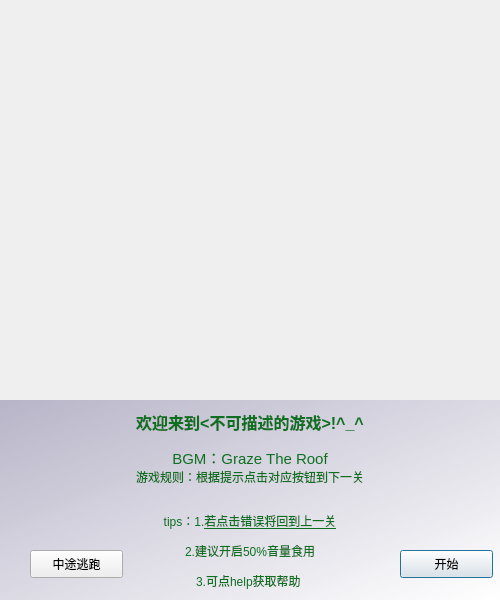
<?xml version="1.0" encoding="UTF-8"?>
<ui version="4.0">
 <class>Dialog</class>
 <widget class="QDialog" name="Dialog">
  <property name="enabled">
   <bool>true</bool>
  </property>
  <property name="geometry">
   <rect>
    <x>0</x>
    <y>0</y>
    <width>500</width>
    <height>600</height>
   </rect>
  </property>
  <property name="minimumSize">
   <size>
    <width>458</width>
    <height>300</height>
   </size>
  </property>
  <property name="cursor">
   <cursorShape>OpenHandCursor</cursorShape>
  </property>
  <property name="mouseTracking">
   <bool>false</bool>
  </property>
  <property name="windowTitle">
   <string>不可描述的游戏</string>
  </property>
  <property name="modal">
   <bool>false</bool>
  </property>
  <widget class="QLabel" name="label">
   <property name="geometry">
    <rect>
     <x>0</x>
     <y>0</y>
     <width>500</width>
     <height>400</height>
    </rect>
   </property>
   <property name="minimumSize">
    <size>
     <width>461</width>
     <height>201</height>
    </size>
   </property>
   <property name="text">
    <string>&lt;html&gt;&lt;head/&gt;&lt;body&gt;&lt;p&gt;&lt;img src=&quot;:/images/p1.jpg&quot;/&gt;&lt;/p&gt;&lt;/body&gt;&lt;/html&gt;</string>
   </property>
  </widget>
  <widget class="QPushButton" name="pushButton">
   <property name="geometry">
    <rect>
     <x>400</x>
     <y>550</y>
     <width>93</width>
     <height>28</height>
    </rect>
   </property>
   <property name="styleSheet">
    <string notr="true"/>
   </property>
   <property name="text">
    <string>开始</string>
   </property>
  </widget>
  <widget class="QPushButton" name="pushButton_2">
   <property name="geometry">
    <rect>
     <x>30</x>
     <y>550</y>
     <width>93</width>
     <height>28</height>
    </rect>
   </property>
   <property name="text">
    <string>中途逃跑</string>
   </property>
  </widget>
  <widget class="QLabel" name="label_2">
   <property name="geometry">
    <rect>
     <x>0</x>
     <y>400</y>
     <width>500</width>
     <height>200</height>
    </rect>
   </property>
   <property name="styleSheet">
    <string notr="true">color: rgb(14, 111, 33);
background-color: rgb(145, 145, 145);
background-color: qlineargradient(spread:pad, x1:0, y1:0, x2:1, y2:1, stop:0 rgba(175, 171, 194, 220), stop:1 rgba(255, 255, 255, 255));</string>
   </property>
   <property name="text">
    <string>&lt;html&gt;&lt;head/&gt;&lt;body&gt;&lt;p align=&quot;center&quot;&gt;&lt;span style=&quot; font-size:12pt; font-weight:600;&quot;&gt;欢迎来到&amp;lt;不可描述的游戏&amp;gt;!^_^&lt;/span&gt;&lt;/p&gt;&lt;p align=&quot;center&quot;&gt;&lt;span style=&quot; font-size:11pt;&quot;&gt;BGM：Graze The Roof&lt;/span&gt;&lt;br/&gt;游戏规则：根据提示点击对应按钮到下一关&lt;/p&gt;&lt;p align=&quot;center&quot;&gt;&lt;br/&gt;tips：1.&lt;span style=&quot; text-decoration: underline;&quot;&gt;若点击错误将回到上一关&lt;/span&gt;&lt;/p&gt;&lt;p align=&quot;center&quot;&gt;2.建议开启50%音量食用&lt;/p&gt;&lt;p align=&quot;center&quot;&gt;3.可点help获取帮助 &lt;/p&gt;&lt;/body&gt;&lt;/html&gt;</string>
   </property>
  </widget>
  <zorder>label_2</zorder>
  <zorder>label</zorder>
  <zorder>pushButton</zorder>
  <zorder>pushButton_2</zorder>
 </widget>
 <layoutdefault spacing="6" margin="11"/>
 <resources/>
 <connections/>
</ui>
